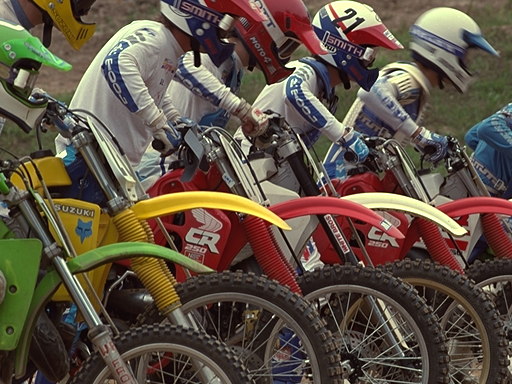
#> input picture photos/I05.BMP, 512 x 384 px
$ python main.py
#> lines starting #> are read from the running program, lines starting #| are printed output that depends on the picture
### lab5/main.py
import cv2
import numpy as np
import matplotlib as mpl
import matplotlib.pyplot as plt

from lab5.amount_of_big_diff_calculator import AmountOfBigDifferenceCalculator
from lab5.average_diff import AverageDifferenceCalculator
from lab5.heatmap_plotter import Heatmap2DPlotter
from lab5.segmentator import Segmentator
from lab5.max_diff_equal_series_calculator import MaxDifferenceEqualSeriesCalculator
from lab5.shennon_entropy import ShennonEntropyCalculator

MAX_COLOR_BRIGHTNESS = 255

mpl.rcParams['figure.dpi'] = 120
IMAGE_PATH = '../photos/I05.BMP'
SEGMENT_SIZE = 8
MAX_DIFF_TO_TREAT_AS_EQUAL = 20
MIN_DIFF_TO_TREAT_AS_DIFFERENT = MAX_COLOR_BRIGHTNESS - MAX_DIFF_TO_TREAT_AS_EQUAL


def get_image_from(path):
#> called with path = '../photos/I05.BMP'
    return cv2.imread(path)
#> returned value is the input picture: shape (384, 512, 3); mean B, G, R 68.2, 82, 95.1


def get_grayscale_image_of(image):
    return cv2.cvtColor(image, cv2.COLOR_BGR2GRAY)


# [11 lines left out: functions make_2d_array_from_1d_array, show_2d_heatmap_for, not called in this run]


def get_equal_series_for_each_segment(segments):
    calculator = MaxDifferenceEqualSeriesCalculator(MAX_DIFF_TO_TREAT_AS_EQUAL)
    return [*map(lambda s: calculator.calculate(s), segments)]


def get_amount_of_big_diff_for_each_segment(segments):
    calculator = AmountOfBigDifferenceCalculator(MIN_DIFF_TO_TREAT_AS_DIFFERENT)
    return [*map(lambda s: calculator.calculate(s), segments)]


def get_shennon_entropies_for_each_segment(segments):
    return [*map(lambda s: ShennonEntropyCalculator(s).calculate(), segments)]


def get_average_difference_for_each_segment(segments):
    return [*map(lambda s: AverageDifferenceCalculator(s).calculate(), segments)]


# [27 lines that do not run on import are left out]

### lab6/main.py
import cv2
import numpy as np
import matplotlib as mpl
import matplotlib.pyplot as plt
import matplotlib.colors as mcolors
import random
from lab5.amount_of_big_diff_calculator import AmountOfBigDifferenceCalculator
from lab5.average_diff import AverageDifferenceCalculator
from lab5.heatmap_plotter import Heatmap2DPlotter
from lab5.segmentator import Segmentator
from lab5.max_diff_equal_series_calculator import MaxDifferenceEqualSeriesCalculator
from lab5.shennon_entropy import ShennonEntropyCalculator

MAX_COLOR_BRIGHTNESS = 255
mpl.rcParams['figure.dpi'] = 120
IMAGE_PATH = '../photos/I05.BMP'
SEGMENT_SIZE = 8
MAX_DIFF_TO_TREAT_AS_EQUAL = 10
MIN_DIFF_TO_TREAT_AS_DIFFERENT = MAX_COLOR_BRIGHTNESS - MAX_DIFF_TO_TREAT_AS_EQUAL
LOW_ENTROPY_THRESHOLD = 4.5
HIGH_ENTROPY_THRESHOLD = 4.99
LONG_SERIES_THRESHOLD = 6.12
SHORT_SERIES_THRESHOLD = 4.5


def get_image_from(path):
    return cv2.imread(path)


def get_grayscale_image_of(image):
    return cv2.cvtColor(image, cv2.COLOR_BGR2GRAY)
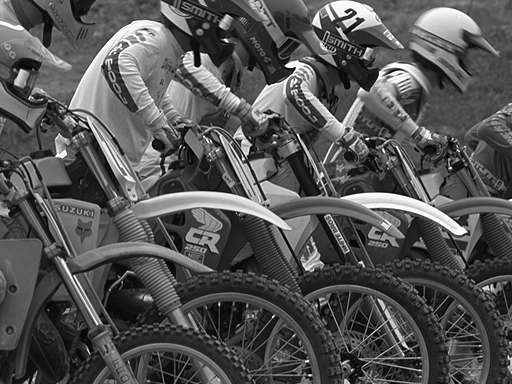
#> returned value: shape (384, 512); min 0, max 255, mean 84.3


# [5 lines left out: function make_2d_array_from_1d_array, not called in this run]


def show_2d_heatmap_for(data, title=""):
    data_2d = make_2d_array_from_1d_array(data, SEGMENT_SIZE, image)
    Heatmap2DPlotter(data_2d, title=title).show()


def get_equal_series_for_each_segment(segments):
    calculator = MaxDifferenceEqualSeriesCalculator(MAX_DIFF_TO_TREAT_AS_EQUAL)
    return [calculator.calculate(s) for s in segments]


def get_amount_of_big_diff_for_each_segment(segments):
    calculator = AmountOfBigDifferenceCalculator(MIN_DIFF_TO_TREAT_AS_DIFFERENT)
    return [calculator.calculate(s) for s in segments]


def get_shennon_entropies_for_each_segment(segments):
    return [ShennonEntropyCalculator(s).calculate() for s in segments]


def get_average_difference_for_each_segment(segments):
    return [AverageDifferenceCalculator(s).calculate() for s in segments]


def classify_entropy_segments(entropies):
    return [0 if e < LOW_ENTROPY_THRESHOLD else 1 if e < HIGH_ENTROPY_THRESHOLD else 2 for e in entropies]


def classify_structural_segments(series_lengths):
    return [0 if l > LONG_SERIES_THRESHOLD else 2 if l < SHORT_SERIES_THRESHOLD else 1 for l in series_lengths]


# [70 lines left out: functions calculate_classification_errors, show_classification_heatmap, introduce_random_errors, not called in this run]


# [31 lines that do not run on import are left out]

### lab7/main.py
import numpy as np
import matplotlib.pyplot as plt
from lab5.main import get_image_from
from lab6.main import get_grayscale_image_of

SEGMENT_SIZE = 8
IMAGE_PATH = '../photos/I05.BMP'


def calculate_shannon_entropy(hist, base=2):
    hist = hist[hist > 0]
    probabilities = hist / np.sum(hist)
    entropy = -np.sum(probabilities * np.log(probabilities) / np.log(base))
    return entropy


def classify_segments(img, segment_size=8):
#> called with segment_size = 8
    segments = {"low": [], "middle": [], "high": []}
    positions = {"low": [], "middle": [], "high": []}
    entropies = []
    h, w = img.shape
#> h = 384; w = 512

    for i in range(0, h - segment_size + 1, segment_size):
        for j in range(0, w - segment_size + 1, segment_size):
            segment = img[i:i + segment_size, j:j + segment_size]
            flat_segment = segment.flatten()
            hist, _ = np.histogram(flat_segment, bins=256, range=(0, 255), density=True)
            seg_entropy = calculate_shannon_entropy(hist, base=2)
            entropies.append((seg_entropy, segment, (i, j)))

    entropies.sort(key=lambda x: x[0])
    low_thresh = entropies[int(len(entropies) * 0.33)][0]
    high_thresh = entropies[int(len(entropies) * 0.66)][0]

    for seg_entropy, segment, (i, j) in entropies:
        if seg_entropy <= low_thresh:
            segments["low"].append(segment)
            positions["low"].append((i, j))
        elif seg_entropy <= high_thresh:
            segments["middle"].append(segment)
            positions["middle"].append((i, j))
        else:
            segments["high"].append(segment)
            positions["high"].append((i, j))
#> this loop made 3072 passes
#> (seg_entropy, i, j) on passes 1 to 3: (1.96, 352, 32), (2.02, 248, 0), (2.19, 240, 232)

    return segments, positions


def linear_regression_with_mse(x, y):
    a, b = np.polyfit(x, y, deg=1)
    y_pred = a * x + b
    mse = np.mean((y - y_pred) ** 2)
    return y_pred, mse


def reconstruct_segment_with_mse(segment, by_row=True):
    reconstructed_segment = np.zeros_like(segment)
    mse_total = 0
    n = segment.shape[0] if by_row else segment.shape[1]

    for i in range(n):
        x = np.arange(segment.shape[1] if by_row else segment.shape[0])
        y = segment[i] if by_row else segment[:, i]
        y_pred, mse = linear_regression_with_mse(x, y)
        if by_row:
            reconstructed_segment[i] = y_pred
        else:
            reconstructed_segment[:, i] = y_pred
        mse_total += mse

    avg_mse = mse_total / n
    return reconstructed_segment, avg_mse


def reconstruct_combined_image(img, segments, positions, segment_size=8, by_row=True):
    reconstructed_img = np.zeros_like(img)
    for category in segments.keys():
        for segment, (i, j) in zip(segments[category], positions[category]):
            reconstructed_segment, _ = reconstruct_segment_with_mse(segment, by_row)
            reconstructed_img[i:i + segment_size, j:j + segment_size] = reconstructed_segment

    return reconstructed_img


def visualize_segments(image, segments, positions, segment_size=8):
#> called with segment_size = 8
    fig, axes = plt.subplots(1, 3, figsize=(15, 5))
    entropy_categories = ["low", "middle", "high"]
    titles = ["Low Entropy", "Middle Entropy", "High Entropy"]

    for ax, category, title in zip(axes, entropy_categories, titles):
        visualization = np.zeros_like(image)
        for segment, (i, j) in zip(segments[category], positions[category]):
            visualization[i:i + segment_size, j:j + segment_size] = segment
        ax.imshow(visualization, cmap='gray')
        ax.set_title(title)
        ax.axis("off")
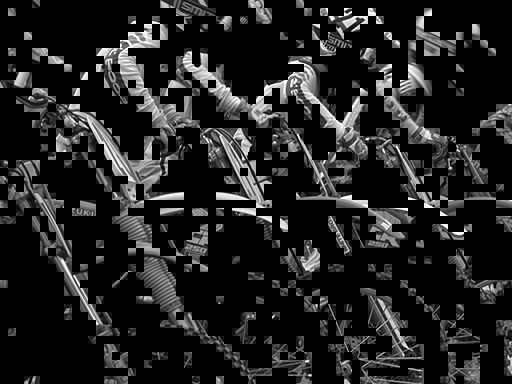
#> visualization: shape (384, 512); min 0, max 255, mean 34.4

    plt.tight_layout()
    plt.show()
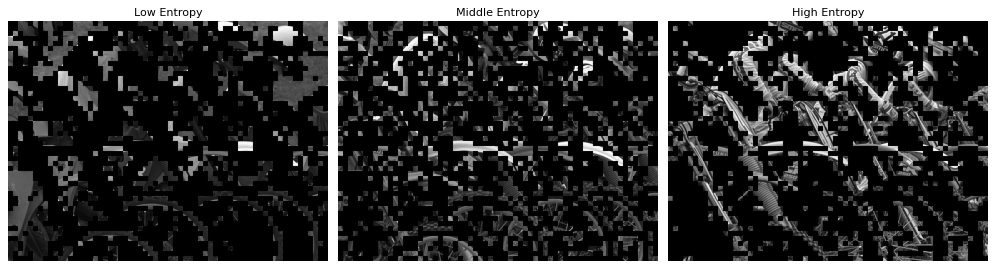
#> figure drawn by matplotlib, 3 panels


def display_segment_reconstruction(segment, by_row=True):
    reconstructed_segment, mse = reconstruct_segment_with_mse(segment, by_row)
    mse_rounded = round(mse, 4)

    fig, axes = plt.subplots(1, 2, figsize=(10, 5))
    axes[0].imshow(segment, cmap='gray')
    axes[0].set_title("Original Segment")
    axes[0].axis("off")

    axes[1].imshow(reconstructed_segment, cmap='gray')
    axes[1].set_title(f"Reconstructed Segment, MSE={mse_rounded}")
    axes[1].axis("off")

    plt.tight_layout()
    plt.show()


def plot_reconstruction(original_segment, reconstructed_segment, axis='row'):
    if axis not in ['row', 'column']:
        raise ValueError("Axis must be either 'row' or 'column'")

    n_plots = original_segment.shape[0] if axis == 'row' else original_segment.shape[1]
    n_rows, n_cols = 2, 4

    fig, axes = plt.subplots(n_rows, n_cols, figsize=(12, 6))
    axes = axes.flatten()

    for i in range(n_plots):
        original_values = original_segment[i, :] if axis == 'row' else original_segment[:, i]
        reconstructed_values = reconstructed_segment[i, :] if axis == 'row' else reconstructed_segment[:, i]

        axes[i].plot(original_values, label='Original', color='blue')
        axes[i].plot([0, len(reconstructed_values) - 1], [reconstructed_values[0], reconstructed_values[-1]],
                     label='Reconstructed', color='red', linestyle='-', marker='o')
        axes[i].set_title(f'{axis.capitalize()} {i}')
        axes[i].legend()

    for j in range(n_plots, n_rows * n_cols):
        fig.delaxes(axes[j])

    plt.tight_layout()
    plt.show()


def display_image(image, title="Image"):
    plt.figure(figsize=(8, 8))
    plt.imshow(image, cmap='gray')
    plt.title(title)
    plt.axis("off")
    plt.show()


if __name__ == "__main__":
    image = get_image_from(IMAGE_PATH)
    display_image(image, title="Image")
    image = get_grayscale_image_of(image)
    display_image(image, title="Grayscale image")
    segments, positions = classify_segments(image, segment_size=SEGMENT_SIZE)

    visualize_segments(image, segments, positions, segment_size=SEGMENT_SIZE)

    reconstructed_image_col = reconstruct_combined_image(image, segments, positions, segment_size=SEGMENT_SIZE,
                                                         by_row=False)
#> the loop in reconstruct_combined_image, `for category in segments.keys():` made 3 passes
#> category on passes 1 to 3: 'low', 'middle', 'high'
#> after the loop in reconstruct_combined_image, `for category in segments.keys():`:
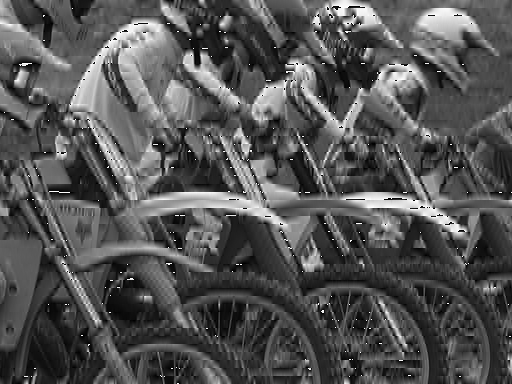
#> reconstructed_img: shape (384, 512); min 0, max 255, mean 83.9
    display_image(reconstructed_image_col, title="Reconstructed Image (Column)")

    reconstructed_image_row = reconstruct_combined_image(image, segments, positions, segment_size=SEGMENT_SIZE,
                                                         by_row=True)
#> call 2 of reconstruct_combined_image, with segment_size = 8, by_row = True
#> the loop in reconstruct_combined_image (call 2), `for category in segments.keys():` made 3 passes
#> after the loop in reconstruct_combined_image (call 2), `for category in segments.keys():`:
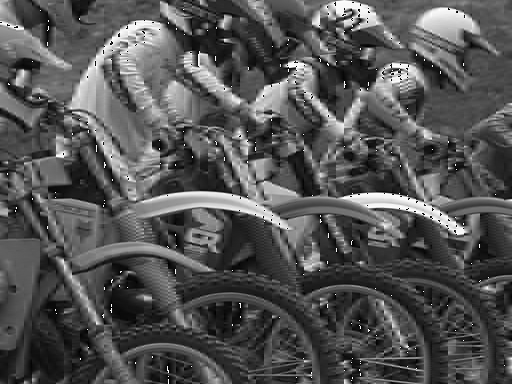
#> reconstructed_img: shape (384, 512); min 0, max 255, mean 83.9
    display_image(reconstructed_image_row, title="Reconstructed Image (Row)")

    display_segment_reconstruction(segments["low"][0])
    display_segment_reconstruction(segments["middle"][0])
    display_segment_reconstruction(segments["high"][0])
#> call 3 of display_segment_reconstruction, with segment = array of shape (8, 8), by_row = True
#> in display_segment_reconstruction (call 3), `plt.show()`:
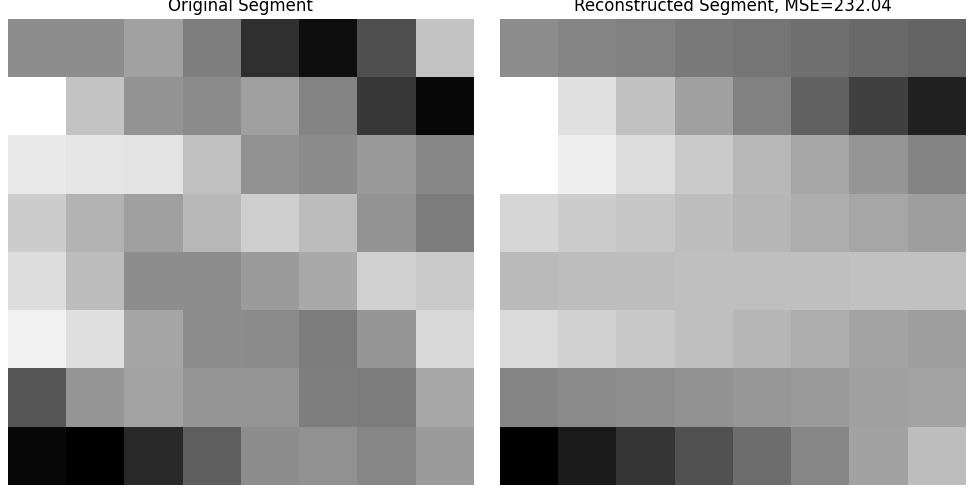
#> figure drawn by matplotlib, 2 panels

    plot_reconstruction(segments["low"][0], reconstruct_segment_with_mse(segments["low"][0], by_row=False)[0],
                        axis='column')
    plot_reconstruction(segments["middle"][10], reconstruct_segment_with_mse(segments["middle"][10], by_row=False)[0],
                        axis='column')
    plot_reconstruction(segments["high"][20], reconstruct_segment_with_mse(segments["high"][20], by_row=False)[0],
                        axis='column')
#> call 3 of plot_reconstruction, with original_segment = array of shape (8, 8), reconstructed_segment = array of shape (8, 8), axis = 'column'
#> in plot_reconstruction (call 3), `plt.show()`:
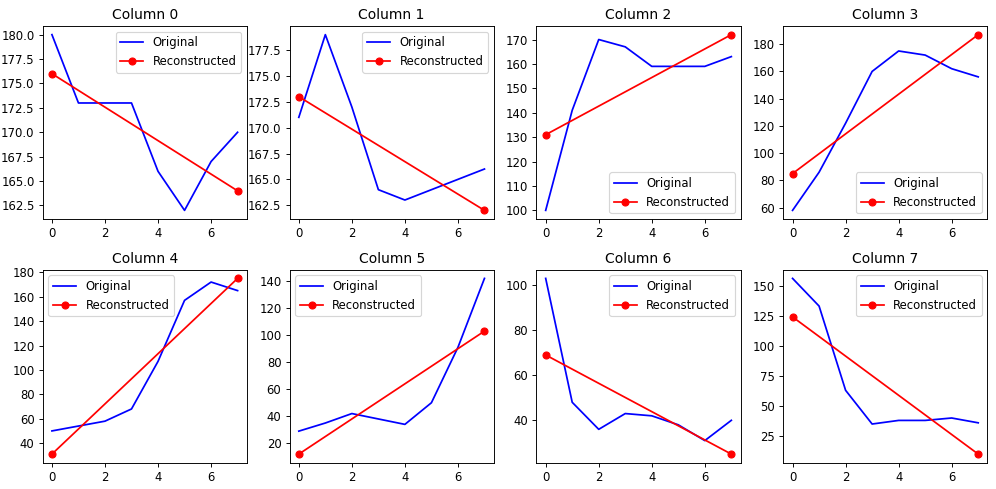
#> figure drawn by matplotlib, 8 panels
